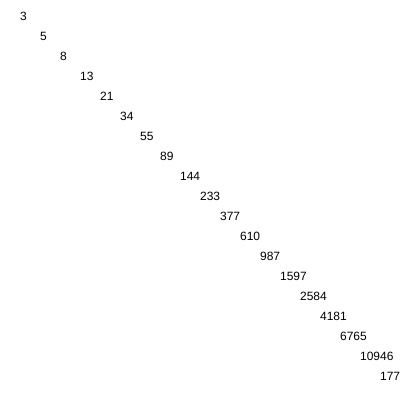
Frame 1 (no input)
Frame 2 (the mouse pressed at the canvas centre, redrawn once): identical to frame 1, image omitted

The p5.js sketch that drew this single still picture (run headless with seeded random() and noise() and a simulated clock; the mouse was pressed at the canvas centre and the sketch redrawn once):

// p5.js sketch
// ── sketch.js
function setup() {
  // put setup code here
  createCanvas(400, 400);
  noLoop();

  let a = 1; // Oppretter en variabel som skal holde på det tallet som er før det forrige
  let b = 1; // Oppretter en variabel som skal holde på det forrige tallet
  for(let i = 0; i < 100; i = i +1){
    let c = a + b; // c er lik de to forrige tallene
    text(c, i*20, i*20);
    a = b;
    b = c;
  }
}

function draw() {
  // put drawing code here
  //background(220);

}
